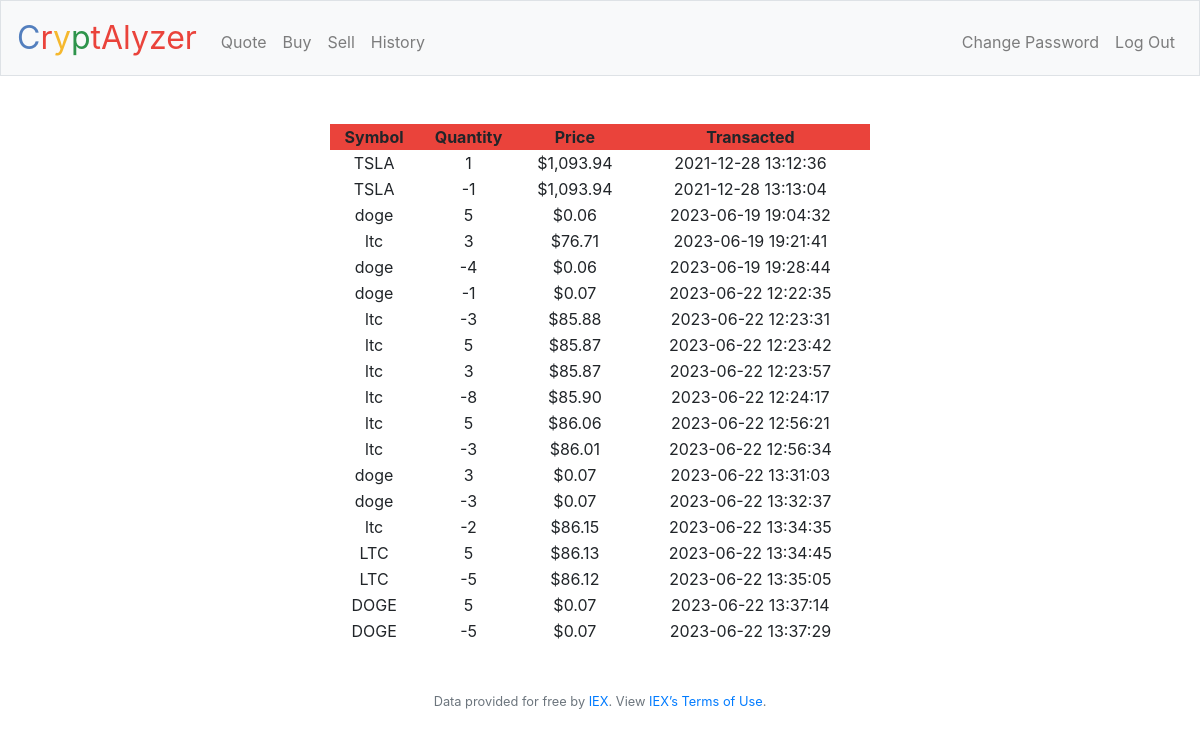
The app's page /history (signed in) with its own data.
### tables this page shows
CREATE TABLE transactions ( id INTEGER, user_id INTEGER, transacted DEFAULT CURRENT_TIMESTAMP NOT NULL, "name" TEXT NOT NULL, symbol TEXT NOT NULL, "quantity" NUMERIC NOT NULL, price NUMERIC NOT NULL, PRIMARY KEY(id), FOREIGN KEY(user_id) REFERENCES users(id));

### application.py (the view)
@app.route("/history")
@login_required
def history():
    current_id = session["user_id"]
    rows = db.execute("SELECT * FROM transactions WHERE user_id = ? ORDER BY transacted", current_id)
    return render_template("history.html", rows=rows)

### application.py (called while the page is built)
@app.after_request
def after_request(response):
    response.headers["Cache-Control"] = "no-cache, no-store, must-revalidate"
    response.headers["Expires"] = 0
    response.headers["Pragma"] = "no-cache"
    return response

### helpers.py (called while the page is built)
def login_required(f):
    @wraps(f)
    def decorated_function(*args, **kwargs):
        if session.get("user_id") is None:
            return redirect("/login")
        return f(*args, **kwargs)
    return decorated_function

def usd(value):
    return f"${value:,.2f}"

### templates/history.html (shortened to what this page needs)
{% extends "layout.html" %}
{% block main %}
    <table class="current">
        <thead class="head">
            <tr>
                <th>Symbol</th>
                <th>Quantity</th>
                <th>Price</th>
                <th>Transacted</th>
            </tr>
        </thead>
        <tbody>
            {% for row in rows %}
                <tr>
                    <td>{{ row.symbol }}</td>
                    <td>{{ row.quantity }}</td>
                    <td>{{ row.price | usd }}</td>
                    <td>{{ row.transacted }}</td>
                </tr>
            {% endfor %}
        </tbody>
    </table>
{% endblock %}

### static/styles.css (style rules this page uses)
.current { width: 100%; margin-right: auto; margin-left: auto; max-width: 540px; text-align: center; }
.head { background-color:#ea433b; }

### records on screen
transactions: symbol "TSLA", quantity "1", price "$1,093.94", transacted "2021-12-28 13:12:36"
transactions: symbol "TSLA", quantity "-1", price "$1,093.94", transacted "2021-12-28 13:13:04"
transactions: symbol "doge", quantity "5", price "$0.06", transacted "2023-06-19 19:04:32"
transactions: symbol "ltc", quantity "3", price "$76.71", transacted "2023-06-19 19:21:41"
transactions: symbol "doge", quantity "-4", price "$0.06", transacted "2023-06-19 19:28:44"
transactions: symbol "doge", quantity "-1", price "$0.07", transacted "2023-06-22 12:22:35"
transactions: symbol "ltc", quantity "-3", price "$85.88", transacted "2023-06-22 12:23:31"
transactions: symbol "ltc", quantity "5", price "$85.87", transacted "2023-06-22 12:23:42"
transactions: symbol "ltc", quantity "3", price "$85.87", transacted "2023-06-22 12:23:57"
transactions: symbol "ltc", quantity "-8", price "$85.90", transacted "2023-06-22 12:24:17"
transactions: symbol "ltc", quantity "5", price "$86.06", transacted "2023-06-22 12:56:21"
transactions: symbol "ltc", quantity "-3", price "$86.01", transacted "2023-06-22 12:56:34"
transactions: symbol "doge", quantity "3", price "$0.07", transacted "2023-06-22 13:31:03"
transactions: symbol "doge", quantity "-3", price "$0.07", transacted "2023-06-22 13:32:37"
transactions: symbol "ltc", quantity "-2", price "$86.15", transacted "2023-06-22 13:34:35"
transactions: symbol "LTC", quantity "5", price "$86.13", transacted "2023-06-22 13:34:45"
transactions: symbol "LTC", quantity "-5", price "$86.12", transacted "2023-06-22 13:35:05"
transactions: symbol "DOGE", quantity "5", price "$0.07", transacted "2023-06-22 13:37:14"
transactions: symbol "DOGE", quantity "-5", price "$0.07", transacted "2023-06-22 13:37:29"
